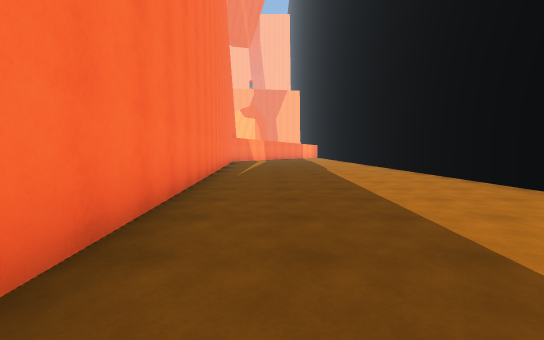
[1] (above)

14 first-person views from a walk through a 3-D level made in the Unity game engine. The camera is 1.3 m above the floor, tilts 4° down and sees 90° across. The floor is counted in squares, 2 m on a side. Each view is taken from the middle of a square. On the plan, view 1 faces up. The plan holds only what a view shows up to about 9 squares ahead; the rest is blank. The place goes on beyond the plan.

[2]
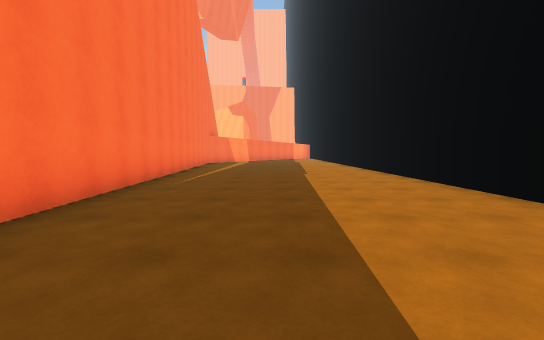

[3]
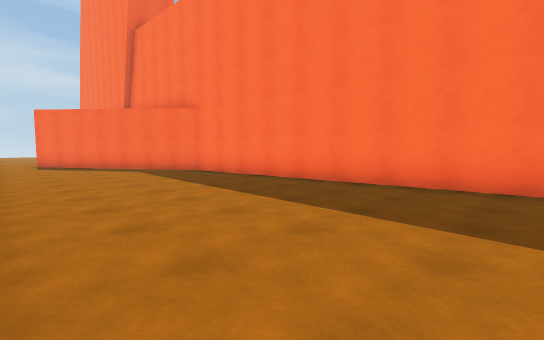

[4]
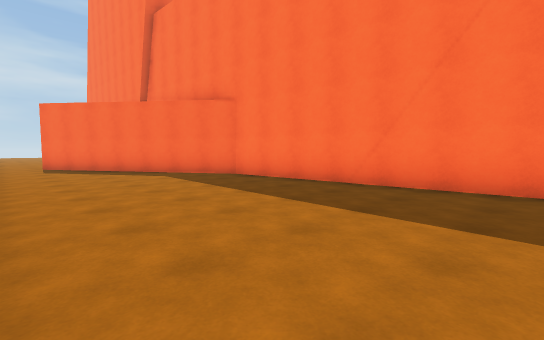

[5]
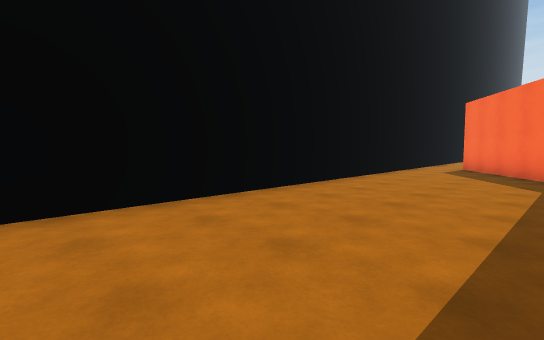

[6]
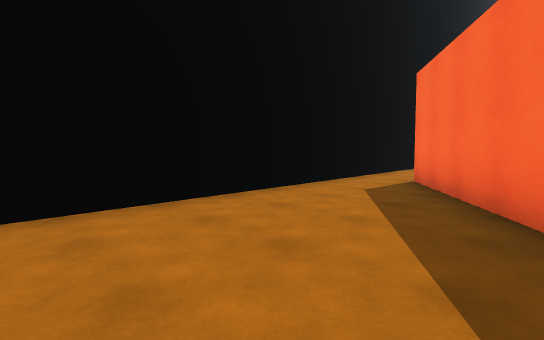

[7]
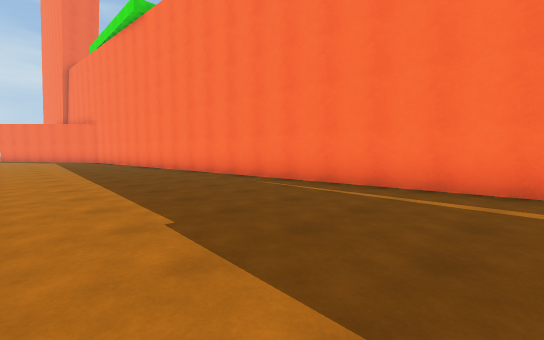

[8]
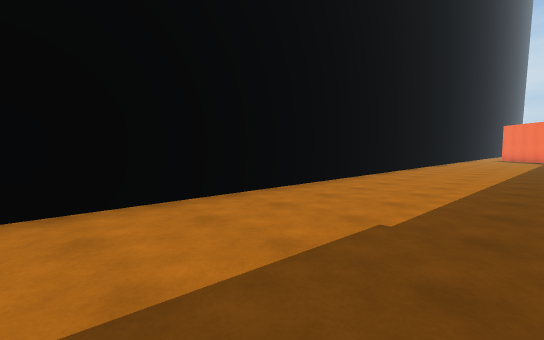

[9]
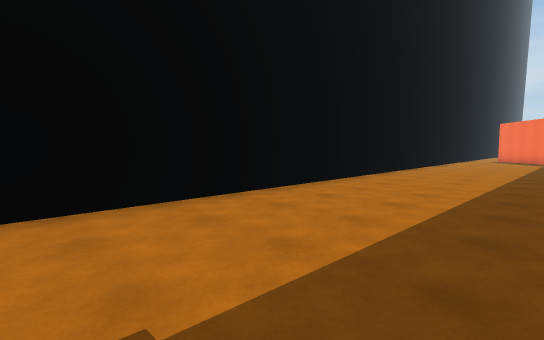

[10]
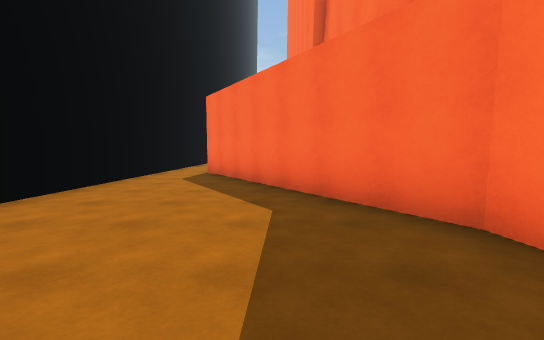

[11]
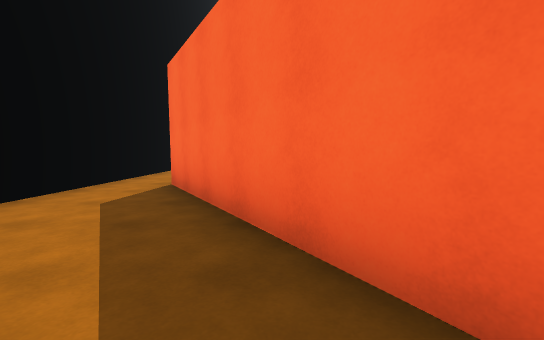

[12]
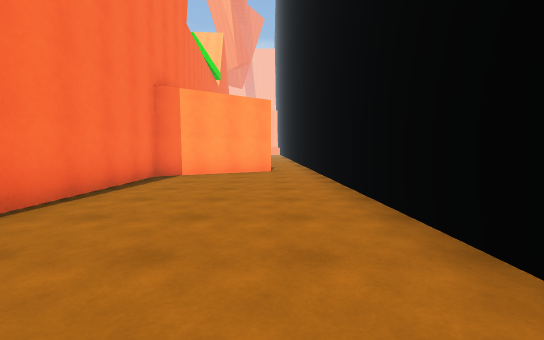

[13]
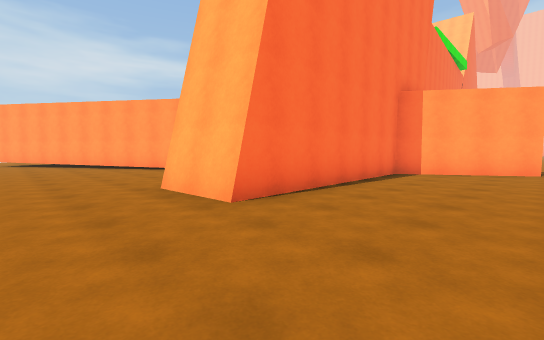

[14]
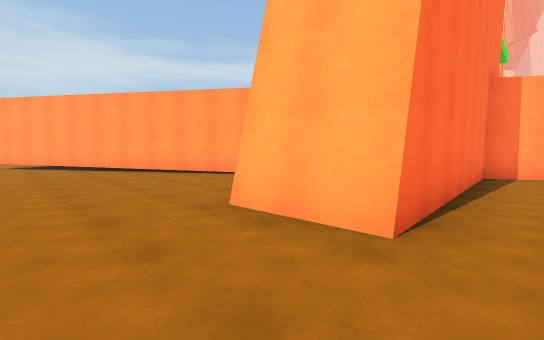

### Floor plan
Points are (right, up) in squares from view 1. A wall is a line through its corners. A room is listed if a view was taken in it or the views show most of it. See-through windows are left out.
Room 1 (views 1, 2, 3, 4, 5, 6, 7, 8, 9, 10, 11)
walls: (4.4, 0.5) (4.4, 11); (-2.1, 12) (-0.7, -5.2) (3, -11.3); (4.4, -13.5) (4.4, -4.5)
ways out: opening at (3.5, -12.5) to room 2
Room 2 (views 12, 13, 14)
walls: (-5.1, -16.2) (-9.9, -19.1); (4.4, -15) (4.4, -13.5); (3, -11.3) (-0.1, -13.2) (0.3, -18.8) (-1.8, -18.9)
ways out: opening at (3.5, -12.5) to room 1

Where each view was taken, in squares from view 1:
view 1: 0 up, 0 right, facing up
view 2: 2 up, 1 right, facing up
view 3: 3 up, 4 right, facing down-left
view 4: 1 up, 4 right, facing down-left
view 5: 0 up, 1 right, facing down-right
view 6: 5 down, 1 right, facing down-right
view 7: 12 up, 3 right, facing down-left
view 8: 12 up, 1 right, facing down-right
view 9: 10 up, 1 right, facing down-right
view 10: 3 down, 1 right, facing down
view 11: 6 down, 1 right, facing down
view 12: 20 down, 3 right, facing up
view 13: 21 down, 3 right, facing up-left
view 14: 21 down, 1 right, facing up-left
